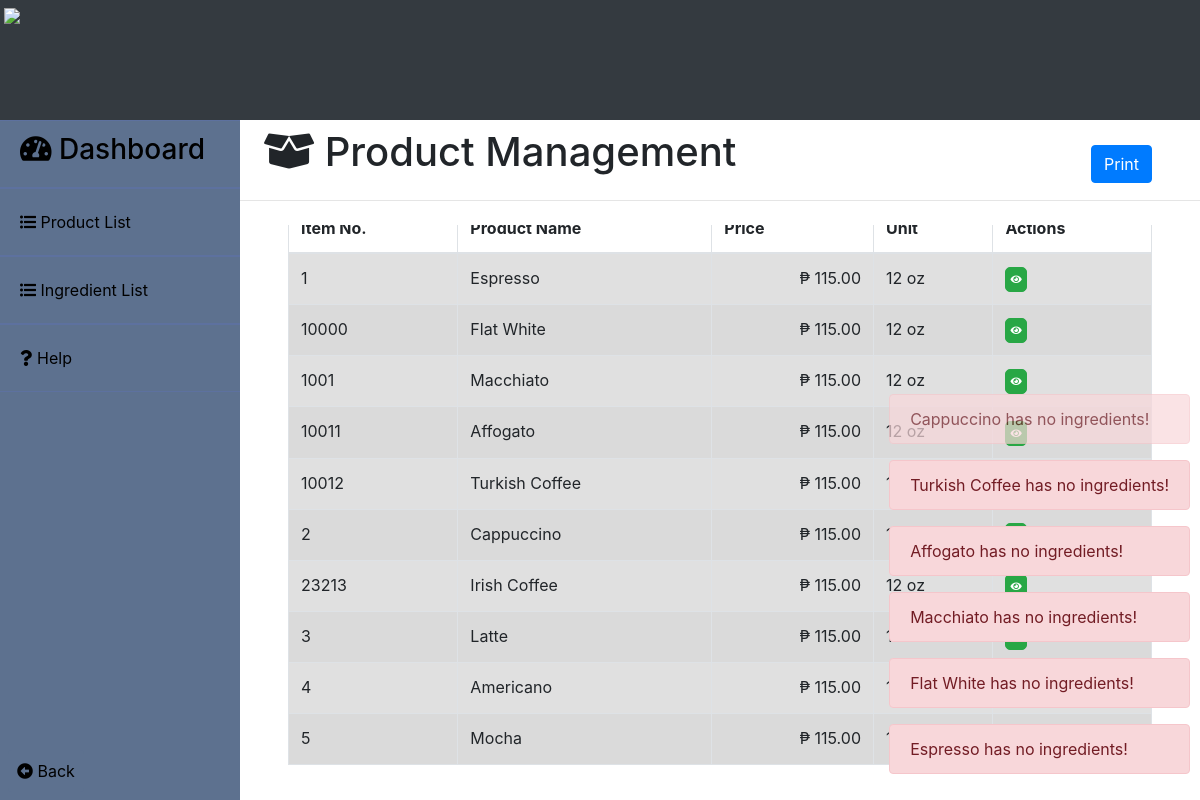
The app's page /employee/inventory.php (signed in) with its own data.
### tables this page shows
CREATE TABLE `products` (
  `product_no` varchar(50) NOT NULL,
  `product_name` varchar(30) DEFAULT NULL,
  `sell_price` decimal(18,2) DEFAULT NULL,
  `quantity` int(11) DEFAULT NULL,
  `unit` varchar(30) DEFAULT NULL,
  `min_stocks` int(11) DEFAULT NULL,
  `remarks` text DEFAULT NULL,
  `location` varchar(50) DEFAULT NULL,
  `images` varchar(30) DEFAULT NULL
);

### employee/inventory.php (the view, shortened to what this page needs)
<?php
    include("../server/connection.php");
    $sql = "SELECT * FROM products";
    $result = mysqli_query($db, $sql);
?>
<!DOCTYPE html>
<html>
<head>
    <?php include('../templates/head1.php');?>
</head>
<body>
    <div class="contain h-100">
	<?php include('../employee/base2.php');?>
        <div>
            <div class="header-container ml-4 pt-2">
                <h1><i class="fas fa-box-open"></i> Product Management</h1>
                <button onclick="printTable()" class="btn btn-primary mr-5 mt-3">Print</button>
            </div>
            <hr>
            <div class="table-responsive mt-4 pl-5 pr-5">
                <table class="table table-striped table-bordered" id="product_table" style="margin-top: -22px;">
                    <thead>
                        <tr>
                            <th scope="col" class="column-text">Item No.</th>
                            <th scope="col" class="column-text">Product Name</th>
                            <th scope="col" class="column-text">Price</th>
                            <th scope="col" class="column-text">Unit</th>
                            <th scope="col" class="column-text">Actions</th>
                        </tr>
                    </thead>
                    <tbody class="table-hover">
                        <?php
                            while($row = mysqli_fetch_assoc($result)){
                        ?>
                        <tr class="table-active">
                            <td><?php echo $row['product_no'];?></td>
                            <td><?php echo $row['product_name'];?></td>
                            <td align="right">₱&nbsp<?php echo $row['sell_price'];?></td>
                            <td><?php echo $row['unit'];?>&nbspoz</td>
                            <td>
                                <button type="button" name="view" style='font-size:10px; border-radius:5px;padding:4px;' id="<?php echo $row['product_no'];?>" class="btn btn-success btn-xs view_data"><i class="fas fa-eye"></i></button>
                            </td>
                        </tr>
                        <?php } ?>
                    </tbody>
                </table>
            </div>
        </div>
    </div>
    <div class="alert-notification" id="alertNotification"></div>
</body>
</html>

### employee/inventory.php (style rules this page uses)
.alert-notification { position: fixed; bottom: 10px; right: 10px; z-index: 9; }
.header-container { display: flex; justify-content: space-between; align-items: center; }

### records on screen
products: product_no "1", product_name "Espresso", sell_price "115.00", unit "12"
products: product_no "10000", product_name "Flat White", sell_price "115.00", unit "12"
products: product_no "1001", product_name "Macchiato", sell_price "115.00", unit "12"
products: product_no "10011", product_name "Affogato", sell_price "115.00"
products: product_no "10012", product_name "Turkish Coffee", sell_price "115.00"
products: product_no "2", product_name "Cappuccino", sell_price "115.00"
products: product_no "23213", product_name "Irish Coffee", sell_price "115.00", unit "12"
products: product_no "3", product_name "Latte", sell_price "115.00"
products: product_no "4", product_name "Americano", sell_price "115.00"
products: product_no "5", product_name "Mocha", sell_price "115.00"
